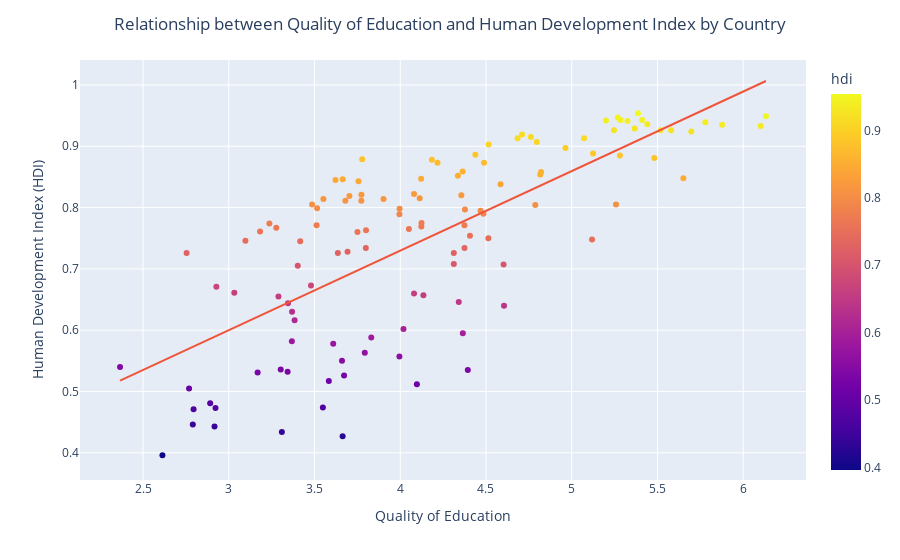

Notebook source saved alongside this figure:
### Code cell
fig = px.scatter(data_frame=df_hdi_qual_2017,x='val_qual_ed',y='hdi',hover_name='country_name',color='hdi', trendline='ols')

fig.update_layout(
    title={
        'text': "Relationship between Quality of Education and Human Development Index by Country",
        'x':0.5,
        'xanchor': 'center'},
    xaxis_title="Quality of Education",
    yaxis_title="Human Development Index (HDI)"
)
fig.show()

### Figure 1 — Plotly figure (JSON) as saved in the notebook; plotly's stock layout.template omitted (floating-point values rounded to 4 significant figures)
{"data": [{"hovertemplate": "<b>%{hovertext}</b><br><br>val_qual_ed=%{x}<br>hdi=%{marker.color}<extra></extra>", "hovertext": ["Republic of Albania", "People's Democratic Republic of Algeria", "Argentine Republic", "Republic of Armenia", "Commonwealth of Australia", "Republic of Austria", "Republic of Azerbaijan", "Kingdom of Bahrain", "People's Republic of Bangladesh", "Kingdom of Belgium", "Republic of Benin", "Kingdom of Bhutan", "Bosnia and Herzegovina", "Republic of Botswana", "Federative Republic of Brazil", "Brunei Darussalam", "Republic of Bulgaria", "Republic of Burundi", "Republic of Cabo Verde", "Kingdom of Cambodia", "Republic of Cameroon", "Canada", "Republic of Chad", "Republic of Chile", "People's Republic of China", "Republic of Colombia", "Republic of Costa Rica", "Republic of Croatia", "Republic of Cyprus", "Kingdom of Denmark", "Dominican Republic", "Republic of Ecuador", "Republic of El Salvador", "Republic of Estonia", "Federal Democratic Republic of Ethiopia", "Republic of Finland", "French Republic", "Georgia", "Federal Republic of Germany", "Republic of Ghana", "Hellenic Republic", "Republic of Guatemala", "Republic of Guinea", "Republic of Haiti", "Republic of Honduras", "Hungary", "Republic of Iceland", "Republic of India", "Republic of Indonesia", "Ireland", "State of Israel", "Italian Republic", "Jamaica", "Japan", "Hashemite Kingdom of Jordan", "Republic of Kazakhstan", "Republic of Kenya", "State of Kuwait", "Republic of Latvia", "Lebanese Republic", "Kingdom of Lesotho", "Republic of Liberia", "Republic of Lithuania", "Grand Duchy of Luxembourg", "Republic of Madagascar", "Republic of Malawi", "Malaysia", "Republic of Mali", "Republic of Malta", "Islamic Republic of Mauritania", "Republic of Mauritius", "United Mexican States", "Mongolia", "Montenegro", "Kingdom of Morocco", "Republic of Mozambique", "Republic of Namibia", "Nepal", "Kingdom of the Netherlands", "New Zealand", "Republic of Nicaragua", "Federal Republic of Nigeria", "Kingdom of Norway", "Sultanate of Oman", "Islamic Republic of Pakistan", "Republic of Panama", "Republic of Paraguay", "Republic of Peru", "Republic of the Philippines", "Republic of Poland", "Portuguese Republic", "State of Qatar", "Romania", "Russian Federation", "Republic of Rwanda", "Kingdom of Saudi Arabia", "Republic of Senegal", "Republic of Serbia", "Republic of Seychelles", "Republic of Sierra Leone", "Republic of Singapore", "Republic of Slovenia", "Republic of South Africa", "Kingdom of Spain", "Democratic Socialist Republic of Sri Lanka", "Kingdom of Sweden", "Switzerland", "Republic of Tajikistan", "Kingdom of Thailand", "Republic of Trinidad and Tobago", "Republic of Tunisia", "Republic of Turkey", "Republic of Uganda", "Ukraine", "United Arab Emirates", "United Kingdom of Great Britain and Northern Ireland", "United States of America", "Oriental Republic of Uruguay", "Republic of Zambia", "Republic of Zimbabwe"], "legendgroup": "", "marker": {"color": [0.79, 0.745, 0.843, 0.769, 0.941, 0.919, 0.754, 0.854, 0.616, 0.929, 0.536, 0.646, 0.774, 0.726, 0.761, 0.838, 0.811, 0.434, 0.66, 0.582, 0.557, 0.926, 0.396, 0.847, 0.75, 0.763, 0.804, 0.845, 0.878, 0.936, 0.746, 0.76, 0.671, 0.885, 0.474, 0.935, 0.897, 0.799, 0.943, 0.602, 0.879, 0.655, 0.471, 0.505, 0.63, 0.846, 0.943, 0.64, 0.707, 0.947, 0.913, 0.886, 0.734, 0.915, 0.726, 0.815, 0.595, 0.805, 0.859, 0.748, 0.517, 0.481, 0.873, 0.913, 0.526, 0.473, 0.805, 0.427, 0.888, 0.54, 0.797, 0.771, 0.728, 0.822, 0.673, 0.446, 0.644, 0.588, 0.939, 0.926, 0.661, 0.531, 0.954, 0.819, 0.55, 0.811, 0.726, 0.767, 0.708, 0.873, 0.858, 0.848, 0.821, 0.82, 0.535, 0.852, 0.512, 0.798, 0.789, 0.443, 0.933, 0.907, 0.705, 0.903, 0.775, 0.942, 0.949, 0.657, 0.765, 0.795, 0.734, 0.814, 0.532, 0.771, 0.881, 0.926, 0.924, 0.814, 0.578, 0.563], "coloraxis": "coloraxis", "symbol": "circle"}, "mode": "markers", "name": "", "orientation": "v", "showlegend": false, "type": "scatter", "x": [4.486, 3.417, 3.757, 4.123, 5.325, 4.71, 4.406, 4.817, 3.384, 5.367, 3.303, 4.341, 3.237, 3.636, 3.183, 4.585, 3.773, 3.31, 4.08, 3.368, 3.995, 5.579, 2.613, 4.122, 4.514, 3.8, 4.788, 3.622, 4.184, 5.441, 3.097, 3.751, 2.928, 5.281, 3.549, 5.878, 4.963, 3.515, 5.284, 4.019, 3.778, 3.29, 2.795, 2.768, 3.369, 3.664, 5.411, 4.605, 4.603, 5.269, 5.072, 4.438, 4.375, 4.761, 4.312, 4.113, 4.365, 3.486, 4.364, 5.119, 3.584, 2.892, 4.489, 4.684, 3.672, 2.923, 5.258, 3.664, 5.124, 2.366, 4.377, 3.512, 3.693, 4.08, 3.48, 2.79, 3.345, 3.831, 5.779, 5.519, 3.032, 3.168, 5.386, 3.703, 3.66, 3.68, 2.754, 3.277, 4.312, 4.217, 4.821, 5.651, 3.774, 4.356, 4.394, 4.336, 4.097, 3.996, 3.995, 2.917, 6.102, 4.796, 3.402, 4.515, 4.124, 5.199, 6.133, 4.135, 4.051, 4.469, 3.799, 3.552, 3.343, 4.374, 5.482, 5.246, 5.697, 3.902, 3.609, 3.793], "xaxis": "x", "y": [0.79, 0.745, 0.843, 0.769, 0.941, 0.919, 0.754, 0.854, 0.616, 0.929, 0.536, 0.646, 0.774, 0.726, 0.761, 0.838, 0.811, 0.434, 0.66, 0.582, 0.557, 0.926, 0.396, 0.847, 0.75, 0.763, 0.804, 0.845, 0.878, 0.936, 0.746, 0.76, 0.671, 0.885, 0.474, 0.935, 0.897, 0.799, 0.943, 0.602, 0.879, 0.655, 0.471, 0.505, 0.63, 0.846, 0.943, 0.64, 0.707, 0.947, 0.913, 0.886, 0.734, 0.915, 0.726, 0.815, 0.595, 0.805, 0.859, 0.748, 0.517, 0.481, 0.873, 0.913, 0.526, 0.473, 0.805, 0.427, 0.888, 0.54, 0.797, 0.771, 0.728, 0.822, 0.673, 0.446, 0.644, 0.588, 0.939, 0.926, 0.661, 0.531, 0.954, 0.819, 0.55, 0.811, 0.726, 0.767, 0.708, 0.873, 0.858, 0.848, 0.821, 0.82, 0.535, 0.852, 0.512, 0.798, 0.789, 0.443, 0.933, 0.907, 0.705, 0.903, 0.775, 0.942, 0.949, 0.657, 0.765, 0.795, 0.734, 0.814, 0.532, 0.771, 0.881, 0.926, 0.924, 0.814, 0.578, 0.563], "yaxis": "y"}, {"hovertemplate": "<b>OLS trendline</b><br>hdi = 0.129733 * val_qual_ed + 0.210839<br>R<sup>2</sup>=0.532414<br><br>val_qual_ed=%{x}<br>hdi=%{y} <b>(trend)</b><extra></extra>", "legendgroup": "", "marker": {"symbol": "circle"}, "mode": "lines", "name": "", "showlegend": false, "type": "scatter", "x": [2.366, 2.613, 2.754, 2.768, 2.79, 2.795, 2.892, 2.917, 2.923, 2.928, 3.032, 3.097, 3.168, 3.183, 3.237, 3.277, 3.29, 3.303, 3.31, 3.343, 3.345, 3.368, 3.369, 3.384, 3.402, 3.417, 3.48, 3.486, 3.512, 3.515, 3.549, 3.552, 3.584, 3.609, 3.622, 3.636, 3.66, 3.664, 3.664, 3.672, 3.68, 3.693, 3.703, 3.751, 3.757, 3.773, 3.774, 3.778, 3.793, 3.799, 3.8, 3.831, 3.902, 3.995, 3.995, 3.996, 4.019, 4.051, 4.08, 4.08, 4.097, 4.113, 4.122, 4.123, 4.124, 4.135, 4.184, 4.217, 4.312, 4.312, 4.336, 4.341, 4.356, 4.364, 4.365, 4.374, 4.375, 4.377, 4.394, 4.406, 4.438, 4.469, 4.486, 4.489, 4.514, 4.515, 4.585, 4.603, 4.605, 4.684, 4.71, 4.761, 4.788, 4.796, 4.817, 4.821, 4.963, 5.072, 5.119, 5.124, 5.199, 5.246, 5.258, 5.269, 5.281, 5.284, 5.325, 5.367, 5.386, 5.411, 5.441, 5.482, 5.519, 5.579, 5.651, 5.697, 5.779, 5.878, 6.102, 6.133], "xaxis": "x", "y": [0.5178, 0.5498, 0.5681, 0.57, 0.5728, 0.5734, 0.586, 0.5893, 0.59, 0.5907, 0.6042, 0.6126, 0.6219, 0.6237, 0.6308, 0.636, 0.6376, 0.6393, 0.6402, 0.6446, 0.6448, 0.6478, 0.6479, 0.6498, 0.6522, 0.6541, 0.6622, 0.6631, 0.6665, 0.6669, 0.6712, 0.6716, 0.6757, 0.6791, 0.6808, 0.6826, 0.6857, 0.6862, 0.6862, 0.6873, 0.6883, 0.6899, 0.6913, 0.6974, 0.6982, 0.7003, 0.7004, 0.701, 0.7029, 0.7037, 0.7039, 0.7078, 0.7171, 0.7291, 0.7292, 0.7293, 0.7322, 0.7363, 0.7402, 0.7402, 0.7424, 0.7445, 0.7456, 0.7457, 0.7459, 0.7473, 0.7537, 0.7579, 0.7703, 0.7703, 0.7734, 0.774, 0.776, 0.777, 0.7771, 0.7784, 0.7784, 0.7787, 0.7809, 0.7825, 0.7866, 0.7906, 0.7928, 0.7931, 0.7964, 0.7966, 0.8057, 0.808, 0.8083, 0.8185, 0.8219, 0.8285, 0.8319, 0.8331, 0.8357, 0.8363, 0.8547, 0.8689, 0.8749, 0.8756, 0.8854, 0.8914, 0.893, 0.8943, 0.896, 0.8964, 0.9017, 0.9071, 0.9096, 0.9128, 0.9167, 0.922, 0.9268, 0.9347, 0.944, 0.95, 0.9606, 0.9734, 1.002, 1.006], "yaxis": "y"}], "layout": {"coloraxis": {"colorbar": {"title": {"text": "hdi"}}, "colorscale": [[0, "#0d0887"], [0.1111, "#46039f"], [0.2222, "#7201a8"], [0.3333, "#9c179e"], [0.4444, "#bd3786"], [0.5556, "#d8576b"], [0.6667, "#ed7953"], [0.7778, "#fb9f3a"], [0.8889, "#fdca26"], [1, "#f0f921"]]}, "legend": {"tracegroupgap": 0}, "margin": {"t": 60}, "title": {"text": "Relationship between Quality of Education and Human Development Index by Country", "x": 0.5, "xanchor": "center"}, "xaxis": {"anchor": "y", "domain": [0, 1], "title": {"text": "Quality of Education"}}, "yaxis": {"anchor": "x", "domain": [0, 1], "title": {"text": "Human Development Index (HDI)"}}}}
